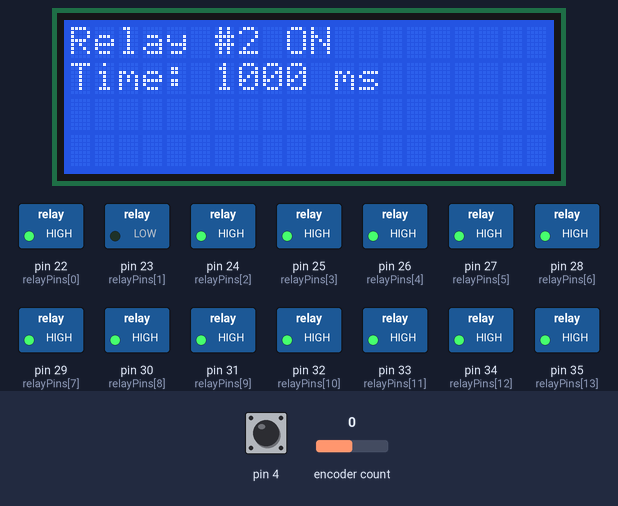
The sketch below on a simulated Arduino Mega 2560, built with avr-gcc and run on an emulated ATmega2560. Parts: 20×4 character LCD, switched loads named in the sketch (green lamp = pin HIGH). The inputs (shaded band) are chosen by the test bench; at power-on: pin 4 HIGH, encoder count 0.

Above: at 1.6 s.
1.7 s: pin 4 pulled LOW for 1 s
At 2.8 s:
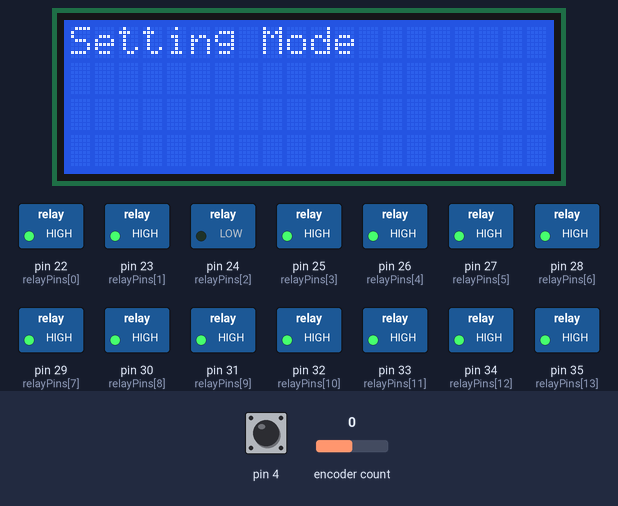
4.2 s: encoder count set to 1
At 4.6 s:
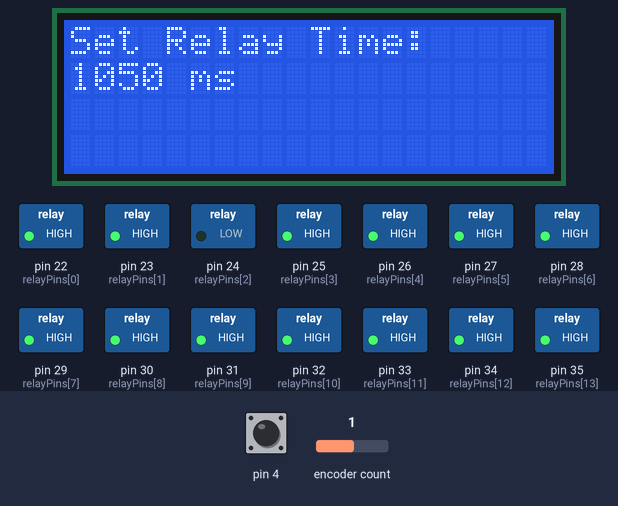
5.7 s: pin 4 pulled LOW for 0.15 s
At 6.9 s:
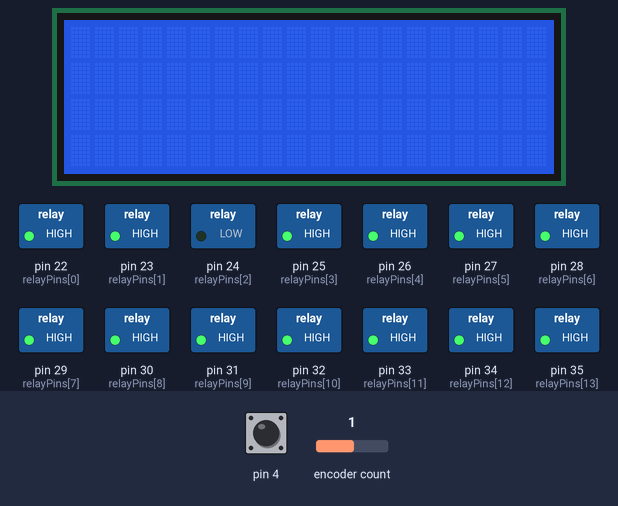
7.3 s: encoder count set to 2
At 8.1 s:
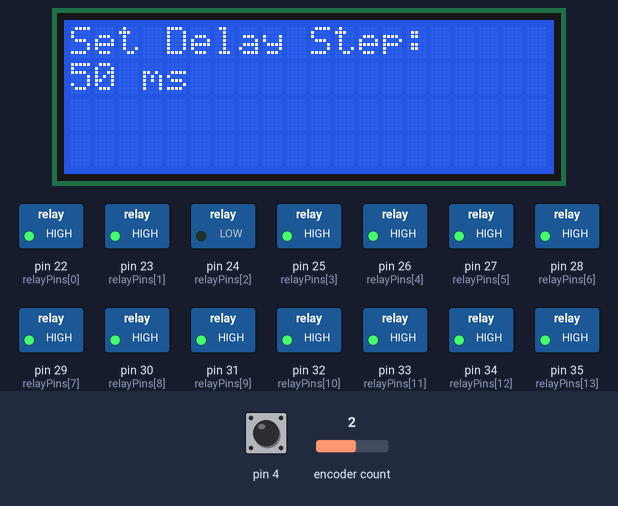
8.8 s: pin 4 pulled LOW for 3.2 s
At 10.1 s:
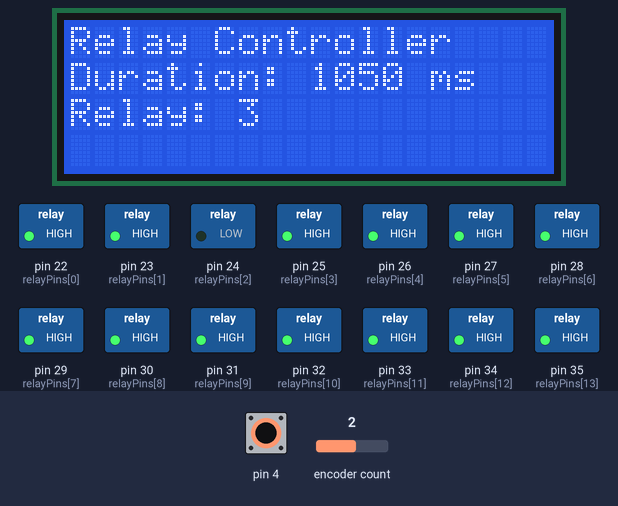
13.5 s: pin 4 pulled LOW for 1 s
At 15.7 s:
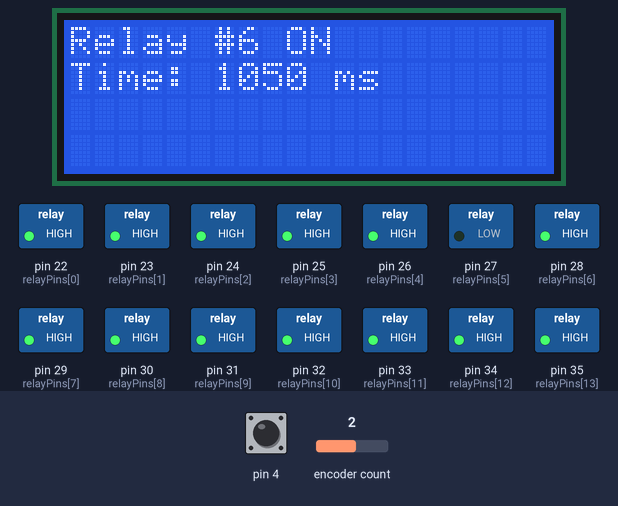
Timing chart, 0 to 21.7 s (numbered marks = the images above; inputs shaded):
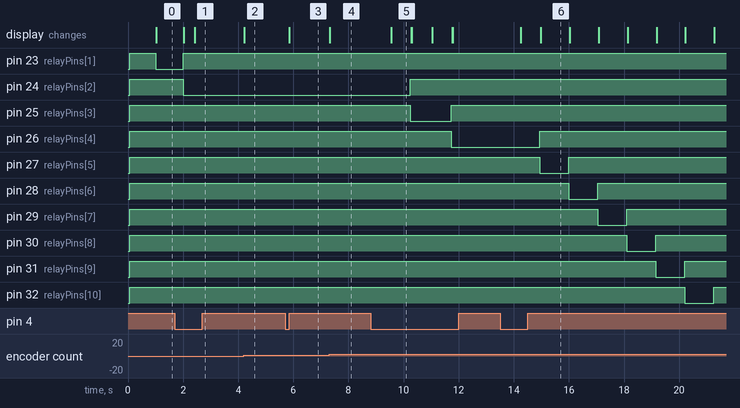

The sketch:

svarka.ino
```cpp
#include <Wire.h>
#include <LiquidCrystal_I2C.h>
#include <GyverEncoder.h>

LiquidCrystal_I2C lcd(0x27, 20, 4); // Адрес I2C дисплея и размер 20x4
Encoder encoder(2, 3, 4);           // Пины CLK, DT, SW

const int relayPins[] = {22, 23, 24, 25, 26, 27, 28, 29, 30, 31, 32, 33, 34, 35, 36, 37, 38, 39};
const int relayCount = sizeof(relayPins) / sizeof(relayPins[0]);
int currentRelay = 0;
unsigned long relayDuration = 1000;     // Начальная длительность работы реле в миллисекундах
unsigned long lastRelaySwitchTime = 0;
int timaDelayRelay = 50;                // Задержка изменения времени, начальное значение 50 мс

bool isSettingMode = false;             // Флаг режима настройки
bool isEditingDelay = false;            // Флаг настройки timaDelayRelay или relayDuration

void setup() {
  Serial.begin(9600);
  lcd.init();
  lcd.backlight();
  encoder.setType(TYPE2); // Установка типа энкодера

  for (int i = 0; i < relayCount; i++) {
    pinMode(relayPins[i], OUTPUT);
    digitalWrite(relayPins[i], HIGH); // Все реле выключены
  }

  displayMainInfo();
}

void loop() {
  encoder.tick();

  // Обработка долгого нажатия для входа/выхода из режима настройки
  if (encoder.isHold()) {
    isSettingMode = !isSettingMode; // Переключение режима
    lcd.clear();
    if (isSettingMode) {
      lcd.setCursor(0, 0);
      lcd.print("Setting Mode");
      isEditingDelay = false; // Начинаем с настройки relayDuration
    } else {
      displayMainInfo();
    }
    delay(700); // Антидребезг кнопки
  }

  if (isSettingMode) {
    handleSettingMode();
  } else {
    handleRelayControl();
  }
}

void handleSettingMode() {
  // Переключение между параметрами настройки по нажатию на кнопку энкодера
  if (encoder.isClick()) {
    isEditingDelay = !isEditingDelay;
    lcd.clear();
  }

  if (isEditingDelay) {
    if (encoder.isRight()) { // Увеличение timaDelayRelay
      timaDelayRelay += 1;
      timaDelayRelay = constrain(timaDelayRelay, 10, 50);
      displayDelaySetting();
    }

    if (encoder.isLeft()) { // Уменьшение timaDelayRelay
      timaDelayRelay -= 1;
      timaDelayRelay = constrain(timaDelayRelay, 10, 50);
      displayDelaySetting();
    }
  } else {
    if (encoder.isRight()) { // Увеличение relayDuration
      relayDuration += timaDelayRelay; // Увеличиваем на timaDelayRelay
      relayDuration = constrain(relayDuration, 100, 2000);
      displayDurationSetting();
    }

    if (encoder.isLeft()) { // Уменьшение relayDuration
      relayDuration -= timaDelayRelay; // Уменьшаем на timaDelayRelay
      relayDuration = constrain(relayDuration, 100, 2000);
      displayDurationSetting();
    }
  }
}

void handleRelayControl() {
  // Управление реле
  if (millis() - lastRelaySwitchTime > relayDuration) {
    digitalWrite(relayPins[currentRelay], HIGH); // Выключаем текущее реле
    currentRelay = (currentRelay + 1) % relayCount; // Переходим к следующему реле
    digitalWrite(relayPins[currentRelay], LOW); // Включаем следующее реле
    lastRelaySwitchTime = millis(); // Сбрасываем таймер

    displayRelayInfo();
  }
}

void displayMainInfo() {
  lcd.clear();
  lcd.setCursor(0, 0);
  lcd.print("Relay Controller");
  lcd.setCursor(0, 1);
  lcd.print("Duration: ");
  lcd.print(relayDuration);
  lcd.print(" ms");
  lcd.setCursor(0, 2);
  lcd.print("Relay: ");
  lcd.print(currentRelay + 1);
}

void displayDurationSetting() {
  lcd.clear();
  lcd.setCursor(0, 0);
  lcd.print("Set Relay Time:");
  lcd.setCursor(0, 1);
  lcd.print(relayDuration);
  lcd.print(" ms");
}

void displayDelaySetting() {
  lcd.clear();
  lcd.setCursor(0, 0);
  lcd.print("Set Delay Step:");
  lcd.setCursor(0, 1);
  lcd.print(timaDelayRelay);
  lcd.print(" ms");
}

void displayRelayInfo() {
  lcd.clear();
  lcd.setCursor(0, 0);
  lcd.print("Relay #");
  lcd.print(currentRelay + 1);
  lcd.print(" ON");
  lcd.setCursor(0, 1);
  lcd.print("Time: ");
  lcd.print(relayDuration);
  lcd.print(" ms");
}
```

Measured:
- after the input at 1.7 s, pin 24 (relayPins[2]): goes on until 2.0 s, then stays LOW; pin 25 (relayPins[3]): stays HIGH (without the input it goes to LOW after 1.3 s); pin 26 (relayPins[4]): stays HIGH (without the input it goes to LOW after 2.3 s); the display: first differs from a run without the input after 0.71 s (image 1)
- after the input at 4.2 s, the display: changes at once (image 2)
- after the input at 5.7 s, the display: changes after 0.15 s (image 3)
- after the input at 7.3 s, the display: changes at once (image 4)
- after the input at 8.8 s, pin 24 (relayPins[2]): LOW → HIGH after 1.4 s; pin 25 (relayPins[3]): HIGH → LOW after 1.4 s, → HIGH 1.5 s later; pin 26 (relayPins[4]): HIGH → LOW after 2.9 s; the display: changes after 0.75 s (image 5)
- after the input at 13.5 s, pin 26 (relayPins[4]): LOW → HIGH after 1.4 s; pin 27 (relayPins[5]): HIGH → LOW after 1.4 s, → HIGH 1.1 s later
- what the display in image 5 shows lasts 0.8 s, from 9.5 s to 10.3 s
